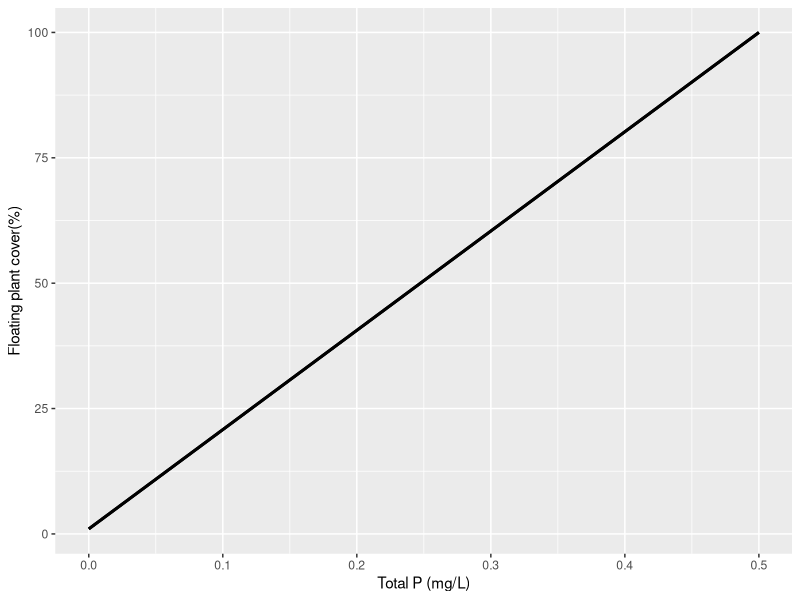
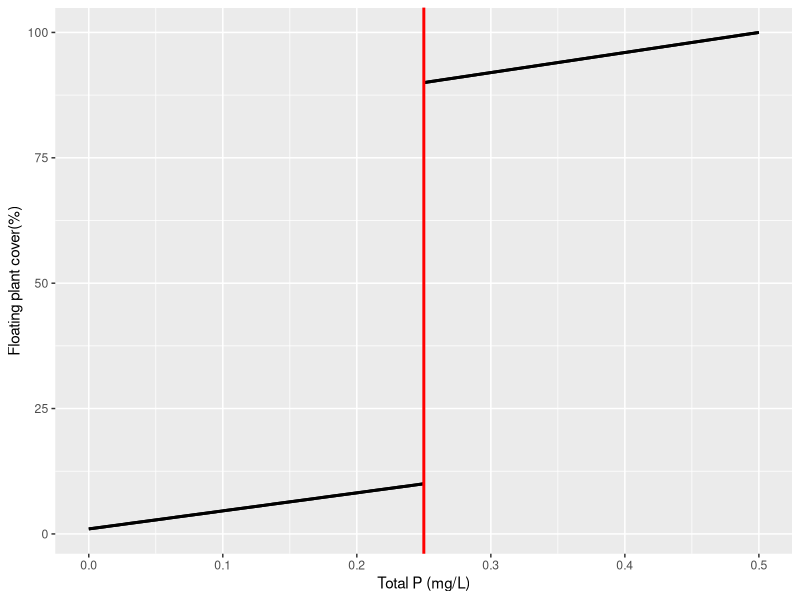
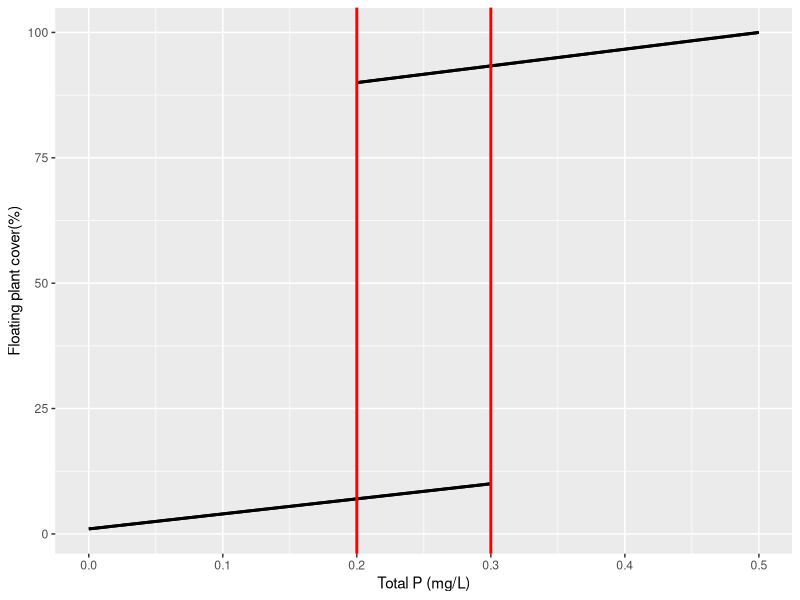

Here is the R script that generated these plots, in order:
######################################################################
# Manuscript I: Figure 1                                             #
# 2 x 3 panes                                                        #
# top row: hypothetical relationship between total P and FP cover    #
# bottom row: data and model fits of total P and FP cover            #
######################################################################
# GOAL: make the 6 plots  
# Then arrange plots using either plot.arrange() or grid.arrange()

library(ggplot2)

################
# HYPOTHETICAL #
# LINEAR       #
################ 
a1 <- ggplot(data.frame(x = c(0, 0.5)), aes(x)) 
a1 <- a1 + geom_segment(aes(x=0,y=1,xend=0.5,yend=100),size=1)
a1 <- a1 + xlab("Total P (mg/L)") + ylab("Floating plant cover(%)")
a1

################
# HYPOTHETICAL #
# SEGMENTED    #
################
a2 <- ggplot(data.frame(x = c(0, 0.5)), aes(x)) 
a2 <- a2 + geom_segment(aes(x=0,y=1,xend=0.25,yend=10),size=1) + geom_segment(aes(x=0.25,y=90,xend=0.5,yend=100),size=1)
a2 <- a2 + geom_vline(xintercept=0.25,colour="red",size=1)
a2 <- a2 + xlab("Total P (mg/L)") + ylab("Floating plant cover(%)")
a2

################
# HYPOTHETICAL #
# OVERLAPPING  #
################
# create a blank plot - but you cannot view it until you add a line 
a3 <- ggplot(data.frame(x = c(0, 0.5)), aes(x)) 
a3 <- a3 + geom_segment(aes(x=0,y=1,xend=0.3,yend=10),size=1) + geom_segment(aes(x=0.2,y=90,xend=0.5,yend=100),size=1)
a3 <- a3 + geom_vline(xintercept=0.20,colour="red",size=1)
a3 <- a3 + geom_vline(xintercept=0.30,colour="red",size=1)
a3 <- a3 + xlab("Total P (mg/L)") + ylab("Floating plant cover(%)")
a3

###################
# ARRANGING PLOTS #
###################
